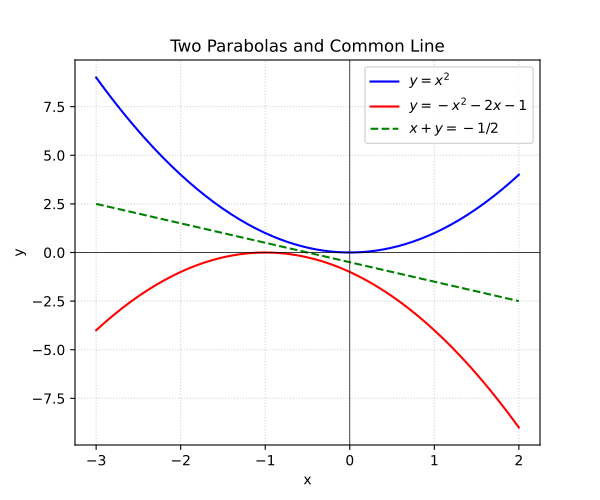

Write Python code to recreate this figure.
import numpy as np
import matplotlib.pyplot as plt

# Define x grid
x = np.linspace(-3, 2, 400)

# Curves: y = x^2 and y = -x^2 - 2x - 1
y1 = x**2
y2 = -x**2 - 2*x - 1

# Pencil line: x + y = -0.5  =>  y = -x - 0.5
y_line = -x - 0.5

plt.figure(figsize=(6, 5))
plt.plot(x, y1, label=r'$y = x^2$', color='blue')
plt.plot(x, y2, label=r'$y = -x^2 - 2x - 1$', color='red')
plt.plot(x, y_line, '--', label=r'$x + y = -1/2$', color='green')

plt.axhline(0, color='black', linewidth=0.5)
plt.axvline(0, color='black', linewidth=0.5)
plt.grid(True, linestyle=':', alpha=0.6)
plt.legend()
plt.title('Two Parabolas and Common Line')
plt.xlabel('x')
plt.ylabel('y')
plt.savefig('q03.pdf')
plt.close()
